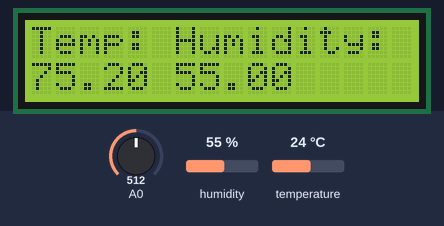
Bench run of a sketch on a simulated Arduino Uno, built with avr-gcc and run on an emulated ATmega328P. On the bench: 16×2 character LCD. The inputs (shaded band) are chosen by the test bench; at power-on: humidity 55 %, temperature 24 °C, A0 = 512. What the sketch prints to the serial monitor is not drawn.

Above: at 2.6 s.
2.7 s: humidity set to 22 %
At 4.6 s:
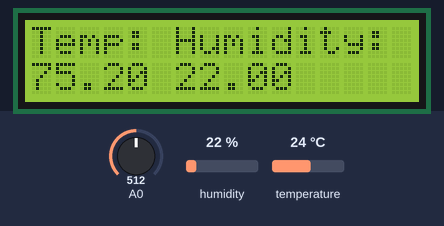
5.7 s: temperature set to 12 °C
At 7.1 s:
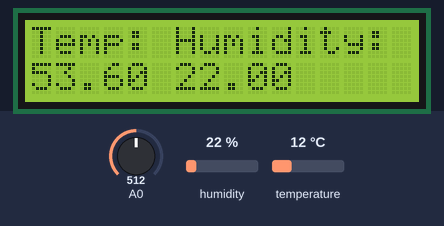
8.7 s: humidity set to 40 %
At 11.0 s:
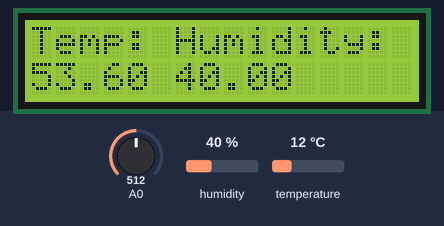
11.7 s: temperature set to 19 °C
At 13.5 s:
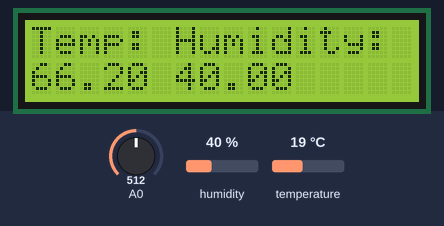
Timing chart, 0 to 15.0 s (numbered marks = the images above; inputs shaded):
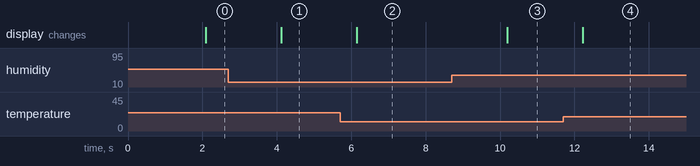

The sketch:

Garduino.ino
```cpp
/*
A prototype for monitoring Temp, Humidity, and Soil Moisture for
a garden
*/
#include <LiquidCrystal.h>
#include "DHT.h"
#define DHTPIN 7     // what digital pin we're connected to
#define DHTTYPE DHT11   // DHT 11 temp&humidity sensor
DHT dht(DHTPIN, DHTTYPE);   // Initialize DHT sensor
LiquidCrystal lcd(12, 11, 5, 4, 3, 2);    // initialize the library with the numbers of the interface pins
void setup() {
  Serial.begin(9600);
  // set up the LCD's number of columns and rows:
  lcd.begin(16, 2);
  // Print a message to the LCD.
  lcd.print("Temp: ");
  lcd.print("Humidity: ");
  dht.begin();
}

void loop() {
  delay(2000); // wait 2 seconds before updating

  float humidity = dht.readHumidity(); // Read humidity
  float f = dht.readTemperature(true); // Read temperature as Fahrenheit (isFahrenheit = true)
  // read the input on analog pin 0:
  int soil_raw = analogRead(A0);
  // convert soil_moist to 0 - 100 values
  int soil_real = map(soil_raw, 0, 1023, 0, 100);

  // print out the value you read:
  Serial.print("humidity: ");
  Serial.println(humidity);
  Serial.print("Temp: ");
  Serial.println(f);
  Serial.print("Soil Moisture: ");
  Serial.println(soil_real);

  lcd.setCursor(0,1);
  lcd.print(f);
  lcd.setCursor(6, 1);
  lcd.print(humidity);

}
```

Measured:
- after the input at 2.7 s, the display: changes after 1.4 s (image 1)
- after the input at 5.7 s, the display: changes after 0.45 s (image 2)
- after the input at 8.7 s, the display: changes after 1.5 s (image 3)
- after the input at 11.7 s, the display: changes after 0.53 s (image 4)
